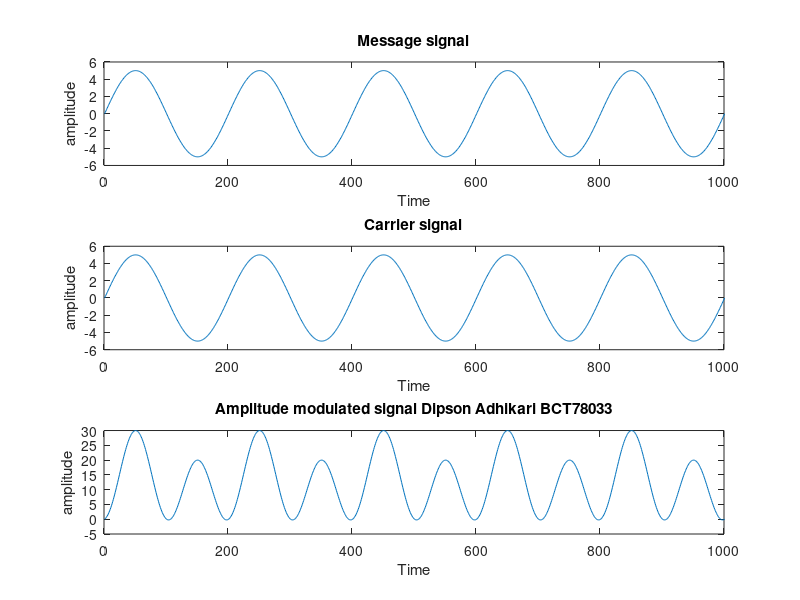

MATLAB code for this plot:
clc
clear all
close all
fm=input("Enter the message frequency");%20
fc=input("Enter the carrier frequency");%200
mi=input("Enter the modulation index");%1 and 2
%mi=1 ;produces normal output whereas mi=2 produces overmodulated signal i.e. mi=moduation index <=1
A=5;
t=0:0.001:1;
Sm=A*sin(2*pi*fm*t);
subplot(3,1,1);
plot(Sm);
xlim([0 1000]);
xlabel('Time');
ylabel('amplitude');
title('Message signal');
Sc=A*sin(2*pi*fc*t);
subplot(3,1,2);
plot(Sc);
xlim([0 1000]);
xlabel('Time');
ylabel('amplitude');
title('Carrier signal');
Sam=(A+mi*Sm).*sin(2*pi*fc*t);
subplot(3,1,3);
plot(Sam);
xlim([0 1000]);
xlabel('Time');
ylabel('amplitude');
title('Amplitude modulated signal Dipson Adhikari BCT78033');
